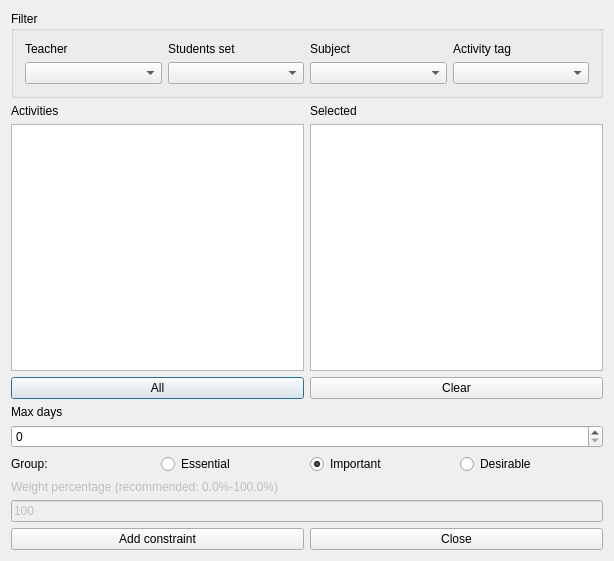
<?xml version="1.0" encoding="UTF-8"?>
<ui version="4.0">
 <class>AddConstraintMaxDaysBetweenActivitiesForm_template</class>
 <widget class="QDialog" name="AddConstraintMaxDaysBetweenActivitiesForm_template">
  <property name="geometry">
   <rect>
    <x>0</x>
    <y>0</y>
    <width>614</width>
    <height>561</height>
   </rect>
  </property>
  <property name="windowTitle">
   <string extracomment="This is the title of the dialog to add a new constraint of this type">Add max days between activities</string>
  </property>
  <layout class="QGridLayout" name="gridLayout_3">
   <item row="0" column="0">
    <widget class="QGroupBox" name="filterGroupBox">
     <property name="title">
      <string>Filter</string>
     </property>
     <layout class="QGridLayout" name="gridLayout">
      <item row="0" column="0">
       <widget class="QLabel" name="teachersTextLabel">
        <property name="text">
         <string>Teacher</string>
        </property>
        <property name="wordWrap">
         <bool>false</bool>
        </property>
       </widget>
      </item>
      <item row="0" column="1">
       <widget class="QLabel" name="studentsTextLabel">
        <property name="text">
         <string>Students set</string>
        </property>
        <property name="wordWrap">
         <bool>false</bool>
        </property>
       </widget>
      </item>
      <item row="0" column="2">
       <widget class="QLabel" name="subjectsTextLabel">
        <property name="text">
         <string>Subject</string>
        </property>
        <property name="wordWrap">
         <bool>false</bool>
        </property>
       </widget>
      </item>
      <item row="0" column="3">
       <widget class="QLabel" name="activityTagsTextLabel">
        <property name="text">
         <string>Activity tag</string>
        </property>
        <property name="wordWrap">
         <bool>false</bool>
        </property>
       </widget>
      </item>
      <item row="1" column="0">
       <widget class="QComboBox" name="teachersComboBox"/>
      </item>
      <item row="1" column="1">
       <widget class="QComboBox" name="studentsComboBox"/>
      </item>
      <item row="1" column="2">
       <widget class="QComboBox" name="subjectsComboBox"/>
      </item>
      <item row="1" column="3">
       <widget class="QComboBox" name="activityTagsComboBox"/>
      </item>
     </layout>
    </widget>
   </item>
   <item row="1" column="0">
    <layout class="QHBoxLayout" name="horizontalLayout">
     <item>
      <layout class="QVBoxLayout" name="verticalLayout_2">
       <item>
        <widget class="QLabel" name="activitiesTextLabel">
         <property name="frameShape">
          <enum>QFrame::NoFrame</enum>
         </property>
         <property name="frameShadow">
          <enum>QFrame::Plain</enum>
         </property>
         <property name="text">
          <string>Activities</string>
         </property>
         <property name="wordWrap">
          <bool>false</bool>
         </property>
        </widget>
       </item>
       <item>
        <widget class="QListWidget" name="activitiesListWidget"/>
       </item>
       <item>
        <widget class="QPushButton" name="addAllActivitiesPushButton">
         <property name="text">
          <string comment="Text on a button. It refers to adding all activities from the list above this button into the current constraint">All</string>
         </property>
        </widget>
       </item>
      </layout>
     </item>
     <item>
      <layout class="QVBoxLayout" name="verticalLayout">
       <item>
        <widget class="QLabel" name="selectedActivitiesTextLabel">
         <property name="frameShape">
          <enum>QFrame::NoFrame</enum>
         </property>
         <property name="frameShadow">
          <enum>QFrame::Plain</enum>
         </property>
         <property name="text">
          <string comment="It refers to a list of selected activities">Selected</string>
         </property>
         <property name="wordWrap">
          <bool>false</bool>
         </property>
        </widget>
       </item>
       <item>
        <widget class="QListWidget" name="selectedActivitiesListWidget"/>
       </item>
       <item>
        <widget class="QPushButton" name="clearPushButton">
         <property name="text">
          <string>Clear</string>
         </property>
        </widget>
       </item>
      </layout>
     </item>
    </layout>
   </item>
   <item row="2" column="0">
    <layout class="QGridLayout" name="gridLayout_2">
     <item row="1" column="0">
      <widget class="QSpinBox" name="maxDaysSpinBox"/>
     </item>
     <item row="0" column="0">
      <widget class="QLabel" name="maxDaysTextLabel">
       <property name="frameShape">
        <enum>QFrame::NoFrame</enum>
       </property>
       <property name="frameShadow">
        <enum>QFrame::Plain</enum>
       </property>
       <property name="text">
        <string comment="It refers to the maximum number of days between activities">Max days</string>
       </property>
       <property name="wordWrap">
        <bool>false</bool>
       </property>
      </widget>
     </item>
    </layout>
   </item>
   <item row="3" column="0">
    <layout class="QHBoxLayout" name="horizontalLayout_4">
     <item>
      <widget class="QLabel" name="groupTextLabel">
       <property name="text">
        <string>Group:</string>
       </property>
      </widget>
     </item>
     <item>
      <widget class="QRadioButton" name="essentialRadioButton">
       <property name="text">
        <string>Essential</string>
       </property>
      </widget>
     </item>
     <item>
      <widget class="QRadioButton" name="importantRadioButton">
       <property name="text">
        <string>Important</string>
       </property>
       <property name="checked">
        <bool>true</bool>
       </property>
      </widget>
     </item>
     <item>
      <widget class="QRadioButton" name="desirableRadioButton">
       <property name="text">
        <string>Desirable</string>
       </property>
      </widget>
     </item>
    </layout>
   </item>
   <item row="4" column="0">
    <layout class="QVBoxLayout">
     <item>
      <widget class="QLabel" name="weightTextLabel">
       <property name="enabled">
        <bool>false</bool>
       </property>
       <property name="frameShape">
        <enum>QFrame::NoFrame</enum>
       </property>
       <property name="frameShadow">
        <enum>QFrame::Plain</enum>
       </property>
       <property name="text">
        <string>Weight percentage (recommended: 0.0%-100.0%)</string>
       </property>
       <property name="wordWrap">
        <bool>false</bool>
       </property>
      </widget>
     </item>
     <item>
      <widget class="QLineEdit" name="weightLineEdit">
       <property name="enabled">
        <bool>false</bool>
       </property>
       <property name="text">
        <string notr="true">100</string>
       </property>
      </widget>
     </item>
    </layout>
   </item>
   <item row="5" column="0">
    <layout class="QHBoxLayout">
     <item>
      <widget class="QPushButton" name="addConstraintPushButton">
       <property name="text">
        <string>Add constraint</string>
       </property>
      </widget>
     </item>
     <item>
      <widget class="QPushButton" name="closePushButton">
       <property name="text">
        <string>Close</string>
       </property>
      </widget>
     </item>
    </layout>
   </item>
  </layout>
 </widget>
 <layoutdefault spacing="6" margin="11"/>
 <resources/>
 <connections/>
</ui>
